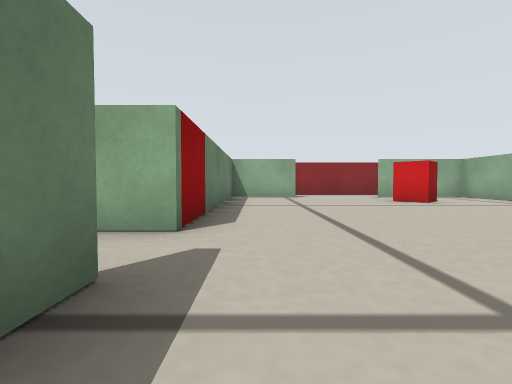
view 1 (above)

18 first-person views from a walk through a robot-simulator world made for Stage. The camera is 0.1 m above the floor, tilts 2° down and sees 85° across. The lines on the ground mark 1 m squares. The floor is counted in squares, 0.2 m on a side. Each view is taken from the middle of a square. On the plan, view 1 faces up. The plan holds only what a view shows up to about 9 squares ahead; the rest is blank. Robots are left out.

view 2
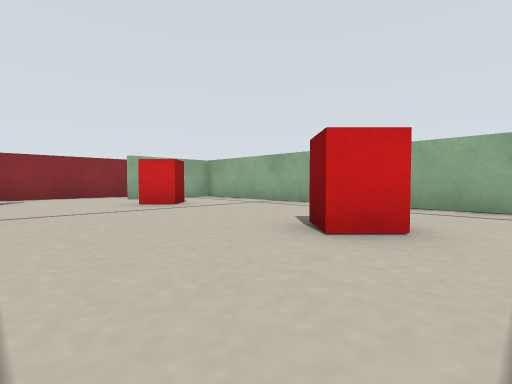

view 3
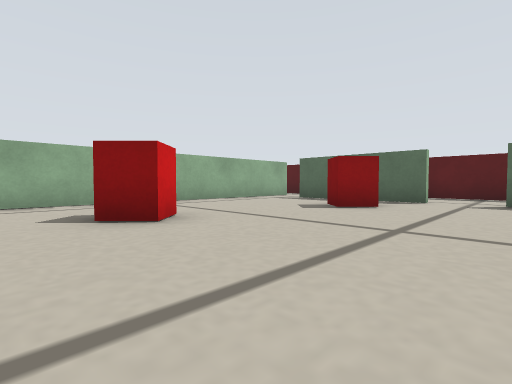

view 4
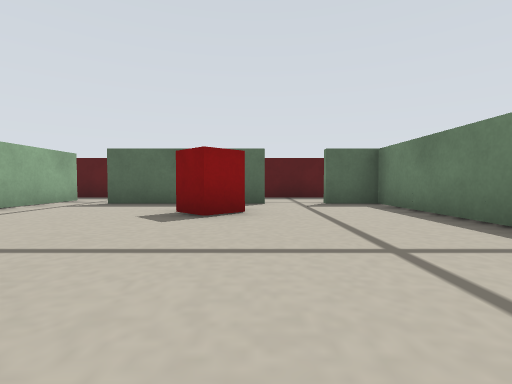

view 5
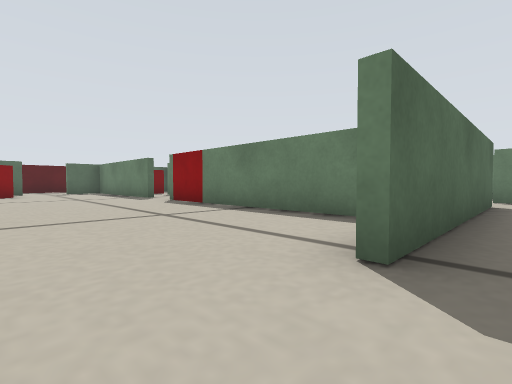

view 6
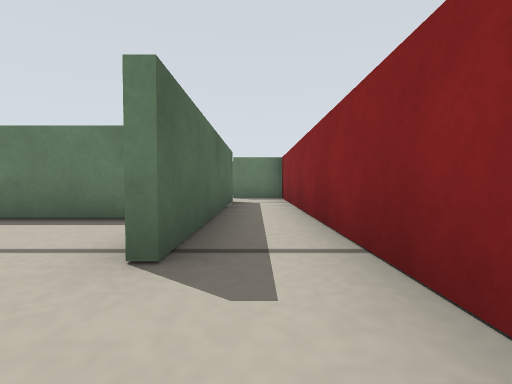

view 7
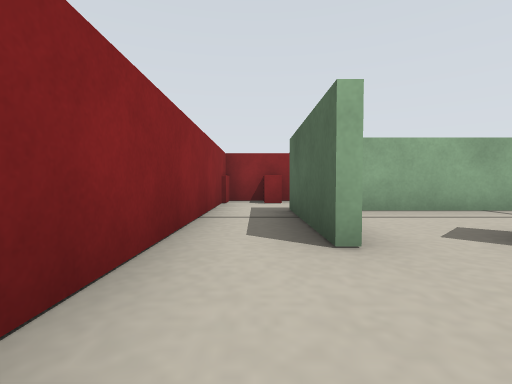

view 8
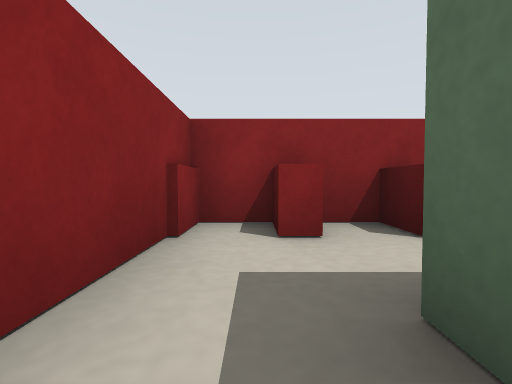

view 9
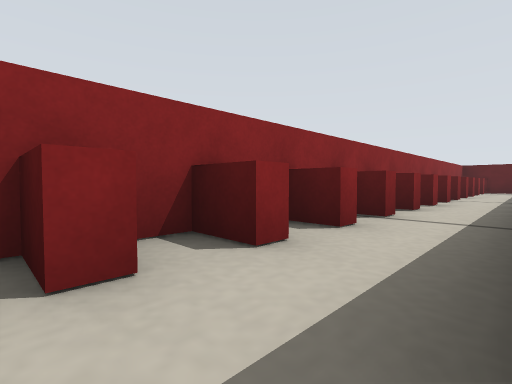

view 10
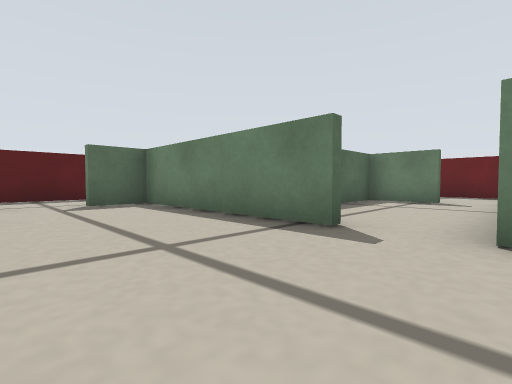

view 11
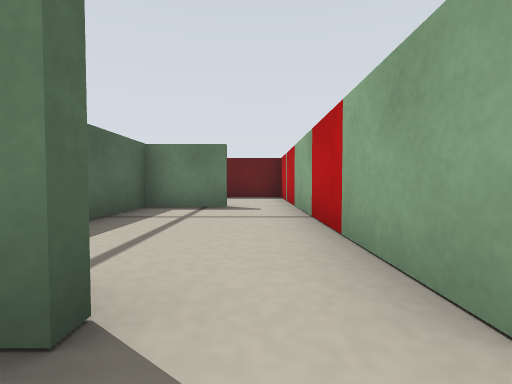

view 12
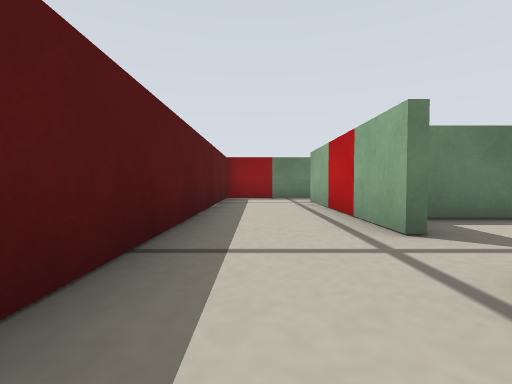

view 13
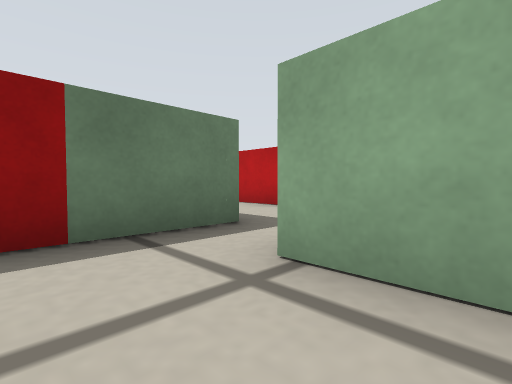

view 14
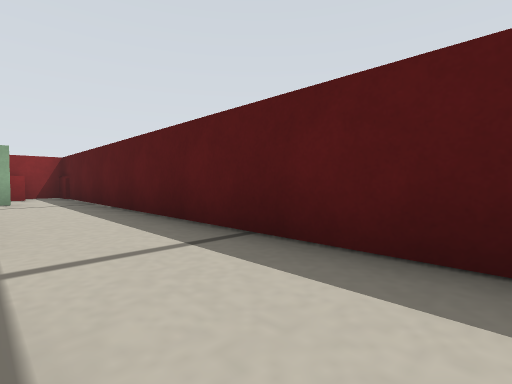

view 15
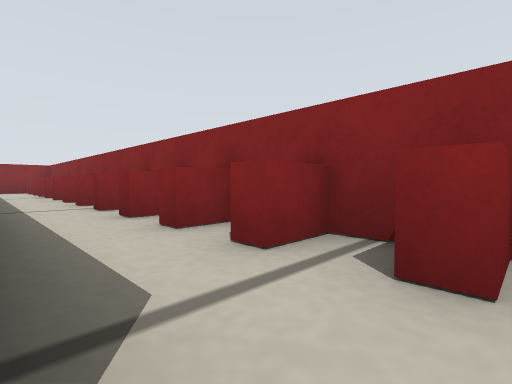

view 16
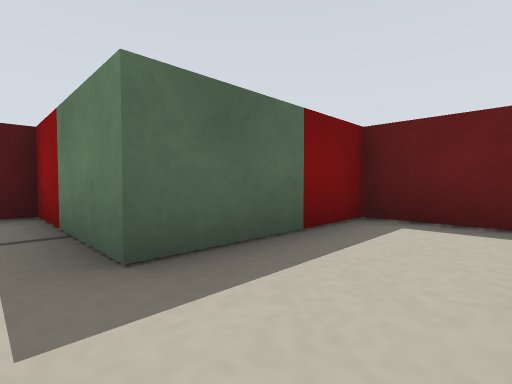

view 17
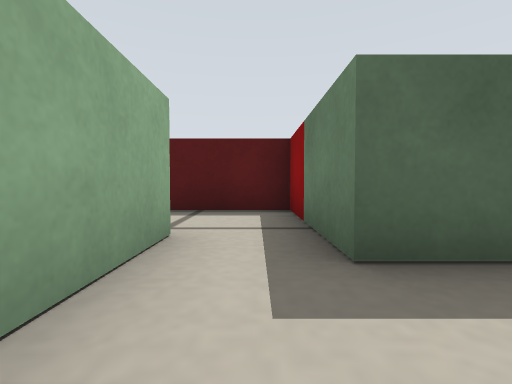

view 18
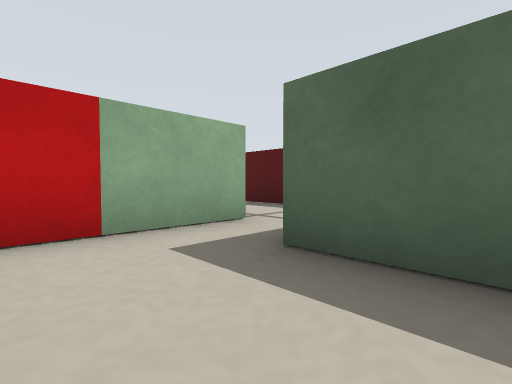

### Floor plan
Points are (right, up) in squares from view 1. A wall is a line through its corners. A room is listed if a view was taken in it or the views show most of it. See-through windows are left out.
Room 1 (views 1, 2, 3, 4, 5, 6, 7, 8, 9, 10, 11, 12, 13, 14, 15)
walls: (-0.8, 1.5) (-0.8, -3.4) (0.5, -3.4); (1.8, -3.4) (5.5, -3.4); (0.5, -3.6) (-4.2, -3.6) (-4.2, -2.4); (9.4, 4.6) (9.4, 5.4); (4, 9.4) (7, 9.4); (6.8, -4.6) (6.8, 9.1); (-0.8, 8.8) (-0.8, 2.8); (9.4, 7.9) (9.4, 10.8) (-5.6, 10.8) (-5.6, 9.2); (-5.6, -2.7) (-5.6, -5.9) (9.4, -5.9) (9.4, -3.2); (-4.2, 9.4) (1.4, 9.4)
ways out: opening at (-5, -3) to room 2; opening at (-1, 2) to room 3
objects: red box (2, -2) to (3, -1); red box (4, 2) to (4, 3); red box (4, 7) to (4, 8); red box (9, -5); red box (9, -3); red box (9, -2); red box (9, -1); red box (9, 0) to (9, 1); red box (9, 2); red box (9, 3); red box (9, 4); red box (9, 6); red box (9, 7); red box (9, 8); red box (9, 10)
Room 2 (views 16, 17, 18)
walls: (-6.9, -0.4) (-8.2, -0.4); (-8.8, -1.1) (-8.8, -2.7) (-5.6, -2.7); (-4.2, -2.4) (-4.2, -1)
ways out: opening at (-5, -3) to room 1
Room 3 (no view inside)
walls: (-5.6, 1.5) (-5.6, -0.2) (-3.6, -0.2); (-0.8, 2.8) (-6.5, 2.8)
ways out: opening at (-1, 2) to room 1; opening at (-6, 2) to room 4
Room 4 (no view inside)
walls: (-6.5, 2.8) (-8.8, 2.8) (-8.8, 1)
ways out: opening at (-6, 2) to room 3

Positions as (right, up) in squares from view 1, and headings:
1: (0, 0), facing up
2: (1, 1), facing up-right
3: (0, 4), facing down-right
4: (2, 3), facing down
5: (3, 10), facing down-left
6: (3, 10), facing left
7: (2, 10), facing right
8: (6, 10), facing right
9: (7, 10), facing down-right
10: (2, 3), facing down-left
11: (0, 2), facing left
12: (3, -5), facing left
13: (-3, -5), facing up-left
14: (-1, -4), facing down-right
15: (7, -5), facing up-right
16: (-5, -1), facing down-left
17: (-5, -1), facing down
18: (-7, -1), facing down-right
